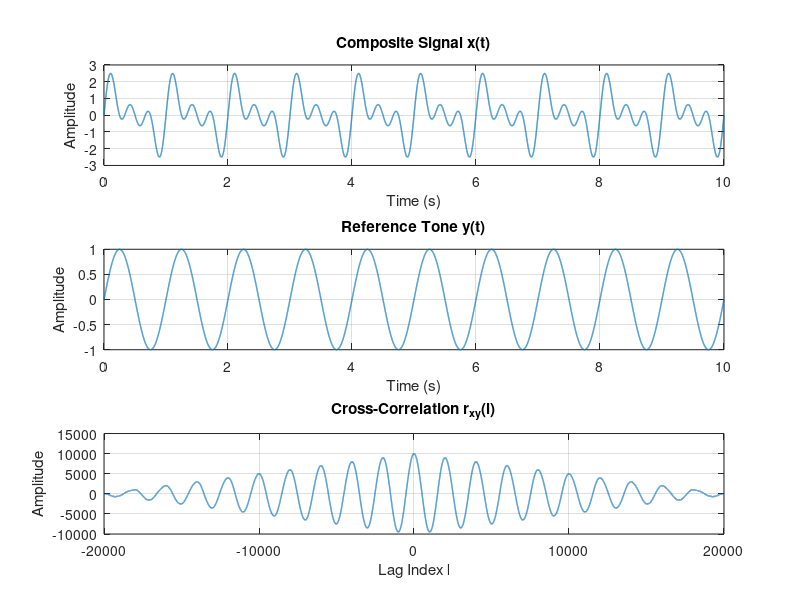

Here is the MATLAB script that generated this plot:
% Clear workspace, command window, and close figures
clc;
clear;
close all;

% Initialize audio sampling settings
samplingFrequency = 2000;
timeVector = 0 : (1 / samplingFrequency) : 10;
signalOriginIndex = 1;

% Generate composite audio signal x(t) and reference tone y(t)
signalX = sin(2 * pi * 1 * timeVector) + sin(2 * pi * 2 * timeVector) + sin(2 * pi * 3 * timeVector);
signalY = sin(2 * pi * 1 * timeVector);

% Compute discrete time index vectors
timeIndicesX = (0:length(signalX) - 1) - signalOriginIndex + 1;
timeIndicesY = (0:length(signalY) - 1) - signalOriginIndex + 1;

% Compute cross-correlation and lag vector
crossCorr = xcorr(signalX, signalY);
lagIndices = (timeIndicesX(1) - timeIndicesY(end)) : (timeIndicesX(end) - timeIndicesY(1));

% Plot audio signals and output correlation
figure('Name', 'Audio/Continuous Signal Cross-Correlation', 'NumberTitle', 'off');

% Plot composite signal x(t)
subplot(3, 1, 1);
plot(timeVector, signalX, 'LineWidth', 1.0);
title('Composite Signal x(t)');
xlabel('Time (s)');
ylabel('Amplitude');
grid on;

% Plot target component tone y(t)
subplot(3, 1, 2);
plot(timeVector, signalY, 'LineWidth', 1.0);
title('Reference Tone y(t)');
xlabel('Time (s)');
ylabel('Amplitude');
grid on;

% Plot cross-correlation
subplot(3, 1, 3);
plot(lagIndices, crossCorr, 'LineWidth', 1.0);
title('Cross-Correlation r_{xy}(l)');
xlabel('Lag Index l');
ylabel('Amplitude');
xlim([lagIndices(1) - 1, lagIndices(end) + 1]);
grid on;
